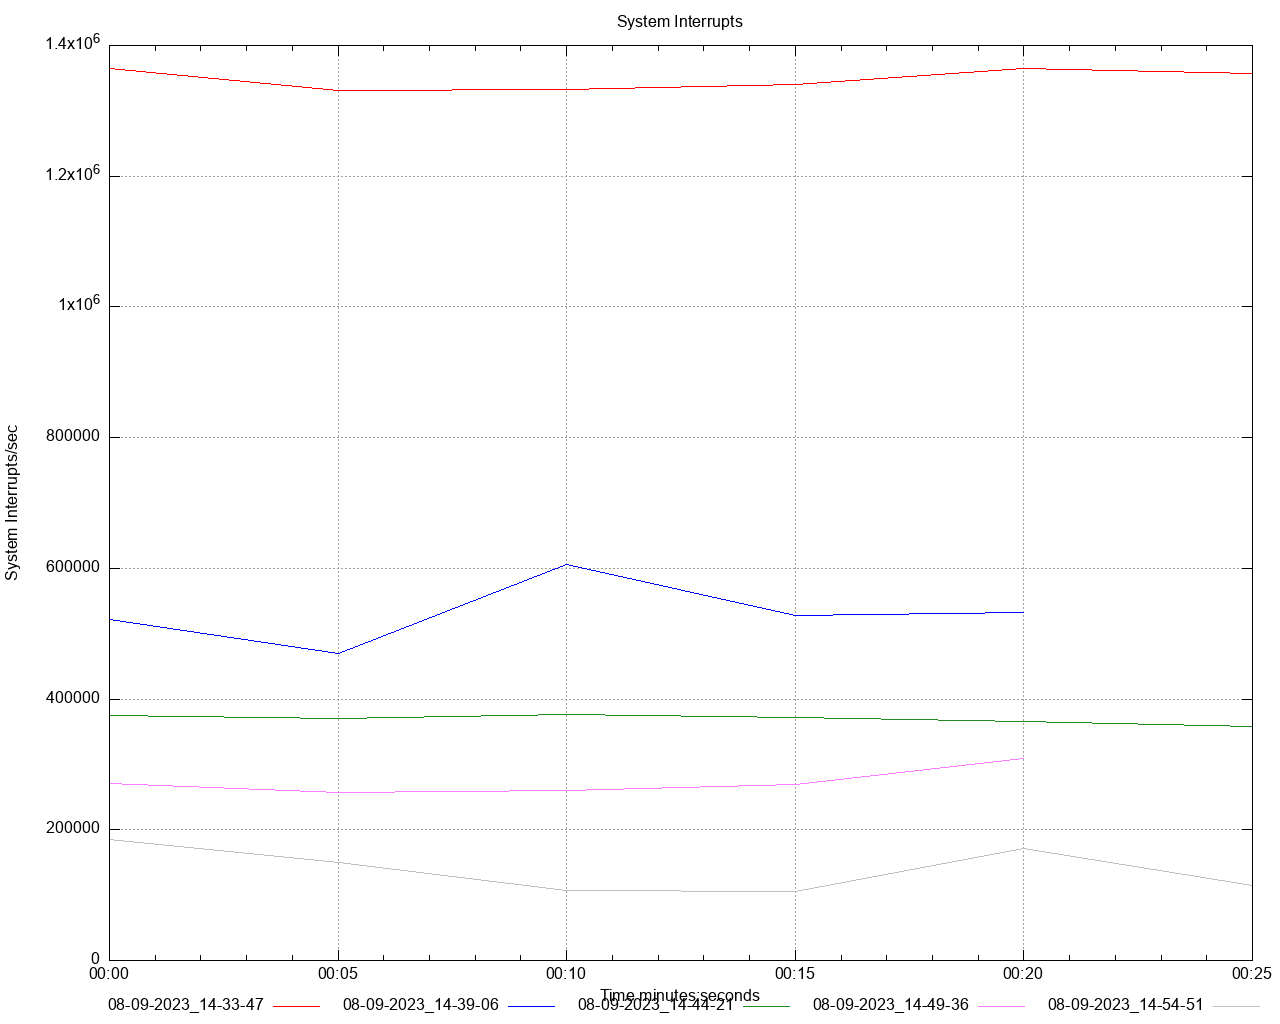

Source code (gnuplot):
set title 'System Interrupts' noenhanced
set style data lines
set datafile separator ","
set terminal png size 1280,1024
set grid
set key below
set xdata time
set timefmt "%s"
offset = 0
t0(x)=(offset=($0==0) ? x : offset, x - offset)
set xlabel 'Time minutes:seconds'
set ylabel 'System Interrupts/sec'
set output '/Users/gbarnett/git/hazelcast-simulator/atomiclong-3node-member/atomicreference/dstat/system_interrupts_A2.png'
plot \
   '/Users/gbarnett/git/hazelcast-simulator/atomiclong-3node-member/atomicreference/data/system_interrupts_A2_1.data' using (t0(timecolumn(1))):2 title "08-09-2023_14-33-47" noenhanced lt rgb "red", \
   '/Users/gbarnett/git/hazelcast-simulator/atomiclong-3node-member/atomicreference/data/system_interrupts_A2_2.data' using (t0(timecolumn(1))):2 title "08-09-2023_14-39-06" noenhanced lt rgb "blue", \
   '/Users/gbarnett/git/hazelcast-simulator/atomiclong-3node-member/atomicreference/data/system_interrupts_A2_3.data' using (t0(timecolumn(1))):2 title "08-09-2023_14-44-21" noenhanced lt rgb "forest-green", \
   '/Users/gbarnett/git/hazelcast-simulator/atomiclong-3node-member/atomicreference/data/system_interrupts_A2_4.data' using (t0(timecolumn(1))):2 title "08-09-2023_14-49-36" noenhanced lt rgb "orchid", \
   '/Users/gbarnett/git/hazelcast-simulator/atomiclong-3node-member/atomicreference/data/system_interrupts_A2_5.data' using (t0(timecolumn(1))):2 title "08-09-2023_14-54-51" noenhanced lt rgb "grey", \
